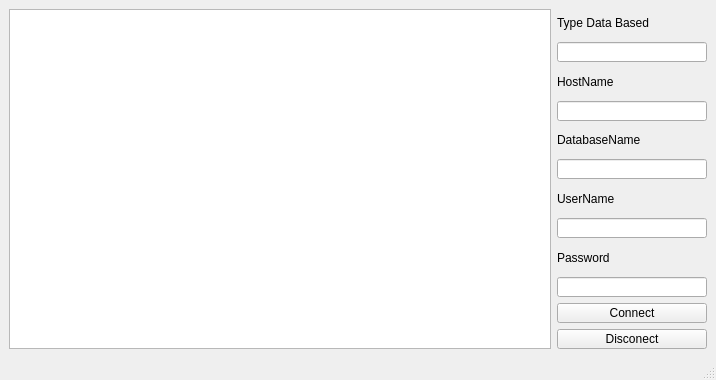
<?xml version="1.0" encoding="UTF-8"?>
<ui version="4.0">
 <class>MainWindow</class>
 <widget class="QMainWindow" name="MainWindow">
  <property name="geometry">
   <rect>
    <x>0</x>
    <y>0</y>
    <width>716</width>
    <height>380</height>
   </rect>
  </property>
  <property name="windowTitle">
   <string>MainWindow</string>
  </property>
  <widget class="QWidget" name="centralwidget">
   <layout class="QGridLayout" name="gridLayout_2">
    <item row="0" column="0">
     <layout class="QGridLayout" name="gridLayout">
      <item row="0" column="0">
       <widget class="QTableView" name="tableView">
        <property name="minimumSize">
         <size>
          <width>500</width>
          <height>150</height>
         </size>
        </property>
       </widget>
      </item>
      <item row="0" column="1">
       <layout class="QVBoxLayout" name="verticalLayout">
        <item>
         <widget class="QLabel" name="label">
          <property name="text">
           <string>Type Data Based</string>
          </property>
         </widget>
        </item>
        <item>
         <widget class="QLineEdit" name="lineEdit">
          <property name="enabled">
           <bool>true</bool>
          </property>
          <property name="maximumSize">
           <size>
            <width>150</width>
            <height>20</height>
           </size>
          </property>
          <property name="maxLength">
           <number>99</number>
          </property>
         </widget>
        </item>
        <item>
         <widget class="QLabel" name="label_2">
          <property name="text">
           <string>HostName</string>
          </property>
         </widget>
        </item>
        <item>
         <widget class="QLineEdit" name="lineEdit_2">
          <property name="maximumSize">
           <size>
            <width>150</width>
            <height>20</height>
           </size>
          </property>
          <property name="maxLength">
           <number>99</number>
          </property>
         </widget>
        </item>
        <item>
         <widget class="QLabel" name="label_3">
          <property name="text">
           <string>DatabaseName</string>
          </property>
         </widget>
        </item>
        <item>
         <widget class="QLineEdit" name="lineEdit_3">
          <property name="maximumSize">
           <size>
            <width>150</width>
            <height>20</height>
           </size>
          </property>
          <property name="maxLength">
           <number>99</number>
          </property>
         </widget>
        </item>
        <item>
         <widget class="QLabel" name="label_4">
          <property name="text">
           <string>UserName</string>
          </property>
         </widget>
        </item>
        <item>
         <widget class="QLineEdit" name="lineEdit_4">
          <property name="maximumSize">
           <size>
            <width>150</width>
            <height>20</height>
           </size>
          </property>
          <property name="maxLength">
           <number>99</number>
          </property>
         </widget>
        </item>
        <item>
         <widget class="QLabel" name="label_5">
          <property name="text">
           <string>Password</string>
          </property>
         </widget>
        </item>
        <item>
         <widget class="QLineEdit" name="lineEdit_5">
          <property name="maximumSize">
           <size>
            <width>150</width>
            <height>20</height>
           </size>
          </property>
          <property name="maxLength">
           <number>99</number>
          </property>
         </widget>
        </item>
        <item>
         <widget class="QPushButton" name="buttonQuery">
          <property name="maximumSize">
           <size>
            <width>150</width>
            <height>20</height>
           </size>
          </property>
          <property name="text">
           <string>Connect</string>
          </property>
         </widget>
        </item>
        <item>
         <widget class="QPushButton" name="ButtonClose">
          <property name="maximumSize">
           <size>
            <width>150</width>
            <height>20</height>
           </size>
          </property>
          <property name="text">
           <string>Disconect</string>
          </property>
         </widget>
        </item>
       </layout>
      </item>
     </layout>
    </item>
   </layout>
  </widget>
  <widget class="QMenuBar" name="menubar">
   <property name="geometry">
    <rect>
     <x>0</x>
     <y>0</y>
     <width>716</width>
     <height>21</height>
    </rect>
   </property>
  </widget>
  <widget class="QStatusBar" name="statusbar"/>
 </widget>
 <resources/>
 <connections/>
</ui>
